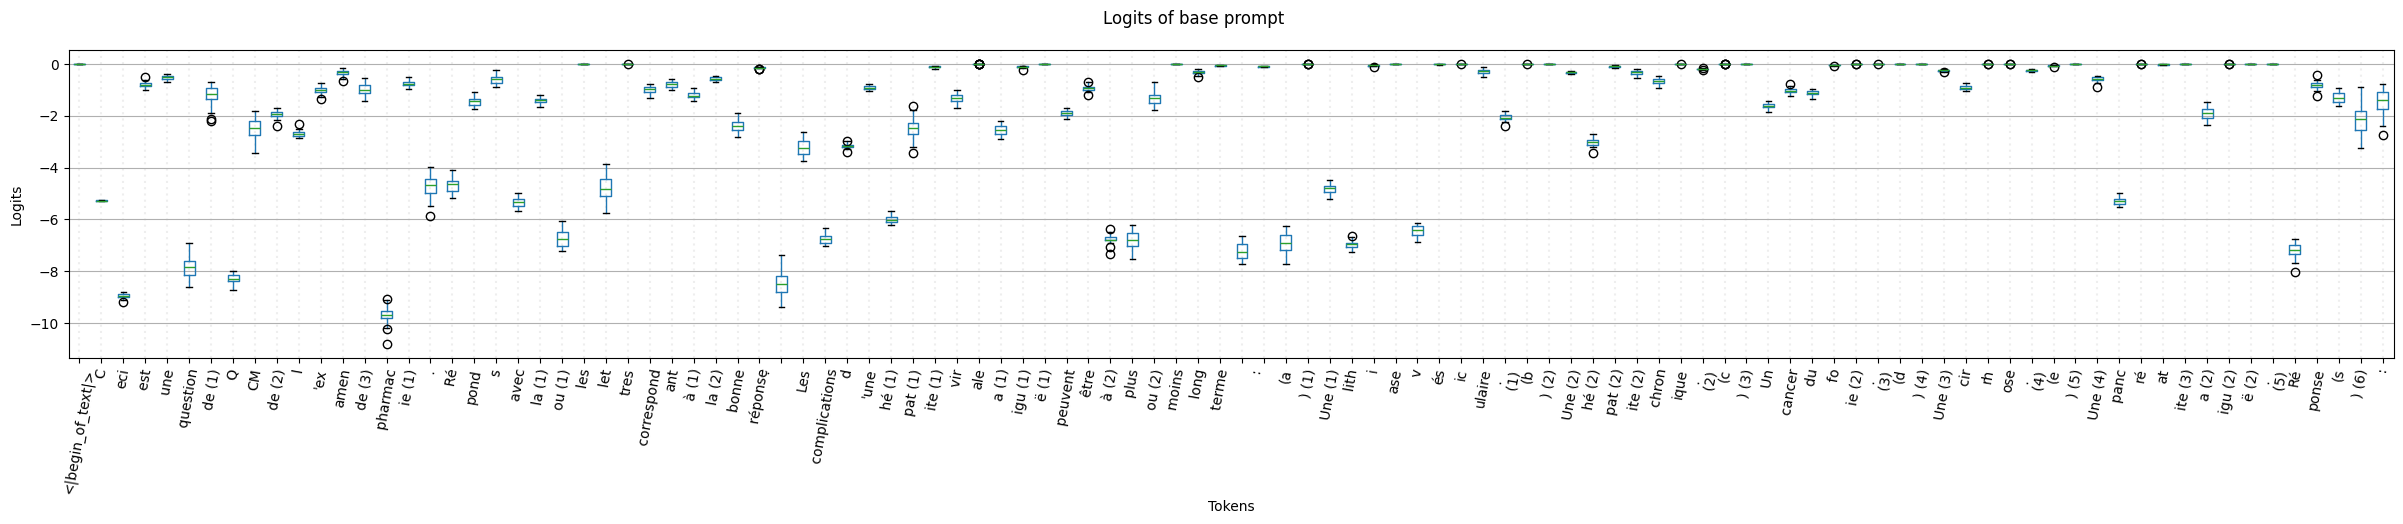

Source code (Python):
"""
Script to check if several runs of a model return different logits for the same
sequence.
"""

import itertools
import json
import os
import sys

import torch
import pandas as pd
import matplotlib.pyplot as plt

# Trick to import local packages when this script is run from the terminal
sys.path.append(os.path.abspath("."))

from deft import get_prompt, template_from_id, linearize_instance
from util.llm_scores import load_model


BASE_PROMPT_ONLY = False
FORCE_RELOAD = False


model_path: str = "models/llama3/llama-3-8b-deft_002_20240731"
corpus_path: str = "data/test-medshake-score.json"
output_path: str = "recipes/sequence_logits_hist.out"
figure_path: str = "recipes/sequence_logits_hist.png"

if BASE_PROMPT_ONLY:
    output_path = output_path.replace(".out", "_base.out")
    figure_path = figure_path.replace(".png", "_base.png")


choices = "a b c d e".split()
combinations = []
for i in range(1, len(choices) + 1):
    combinations.extend(itertools.combinations(choices, i))
combinations.sort(key=len)


# Avoid re-calculating de logits if an output exists
if not FORCE_RELOAD and os.path.exists(output_path):
    with open(output_path, encoding="utf8") as fp:
        all_results = json.load(fp)

# Calculate logits from scratch
else:
    print(f"Using model '{model_path}'")
    model, tokenizer = load_model(model_path)
    eos = tokenizer.eos_token


    print(f"Loading corpus '{corpus_path}")
    with open(corpus_path) as fp:
        corpus = json.load(fp)

    # Filter corpus for testing purposes
    id = "c2dc3f530e04c26e52fb50f570f73bf6cdc804ff7b65a12d215049c82f13a90a"
    corpus = filter(lambda s: s["id"] == id, corpus)
    sample = list(corpus)[0]

    # Base prompt (without answers)
    base_prompt: str = get_prompt(
        template_from_id("0"),
        sample,
        add_left_parenthesis=False,
    )
    base_prompt = base_prompt[:-1]  # Remove last space (tokenized in the answer)
    base_inputs = tokenizer(base_prompt, return_tensors="pt")


    # Loop over combinations and get logits for each new sequence
    all_results = {}
    for comb in combinations:

        # Get logits of base prompt only
        if BASE_PROMPT_ONLY:
            input_ids = base_inputs.input_ids

        # Get logits of prompt including a specific answer combination
        else:
            _, answer = linearize_instance(
                sample, included_answers=comb,
                include_full_answers=True,
                add_left_parenthesis=False,
            )

            # Add space removed from base prompt and EOS
            answer = " " + answer + eos
            answer_inputs = tokenizer(answer, return_tensors="pt")

            input_ids = torch.concat(
                (base_inputs.input_ids[0], answer_inputs.input_ids[0, 1:]),
            ).unsqueeze(0)

        # "Manually" get logits from model
        input_ids = input_ids.to("cuda")
        with torch.no_grad():
            outputs = model(input_ids)

        # Calculate log P
        log_probs = torch.tensor([
            torch.log(
                # softmax of logits at pos i-1
                #
                # Note: I assume that at each position i, logits[i] contains the
                # scores for each token in the vocabulary given the token i.
                # So, the score for the token x_i knowing x_j<i is found at
                # logits[i-1].
                torch.softmax(outputs.logits[0, i-1], dim=-1)
                # token id
                [input_ids[0, i]]
            )
            if i > 0 else 0
            for i in range(input_ids.size(1))
        ])

        # Sequence probability
        comb = " ".join(comb)
        len_prompt = base_inputs.input_ids.size(1)
        print(f"{comb}  ==>  Prompt log P: {log_probs[:len_prompt].sum()}")

        # Tokens might be repeated, so we add a counter to identify them
        tokens = [tokenizer.decode(input_ids[0, i]) for i in range(len_prompt)]
        for i in range(len_prompt):
            t = tokens[i]
            count_t = tokens.count(t)
            if count_t > 1:
                for j in range(1, count_t + 1):
                    tokens[tokens.index(t)] = f"{t} ({j})"

        all_results[comb] = {}
        for i, t in enumerate(tokens):
            logp = log_probs[i].item()
            all_results[comb][t] = logp
            # print(f"'{token}'  =  {logp}")


    # Save results to file
    with open(output_path, "w", encoding="utf8") as fp:
        json.dump(all_results, fp, indent=2, ensure_ascii=False)


# Generate histogram
df_logp = pd.DataFrame(all_results).T
print(df_logp)

fig, ax = plt.subplots(figsize=(30, 4))
fig.suptitle("Logits of base prompt")
ax.set_xlabel("Tokens")
ax.set_ylabel("Logits")
# ax.axhline(y=0, color="r", linestyle="-")
df_logp.boxplot(ax=ax)
ax.xaxis.set_tick_params(
    rotation=80, gridOn=True, grid_color="#EEEEEE", grid_dashes=(1, 2),
    grid_linewidth=1.5)
fig.savefig(figure_path, bbox_inches="tight")
